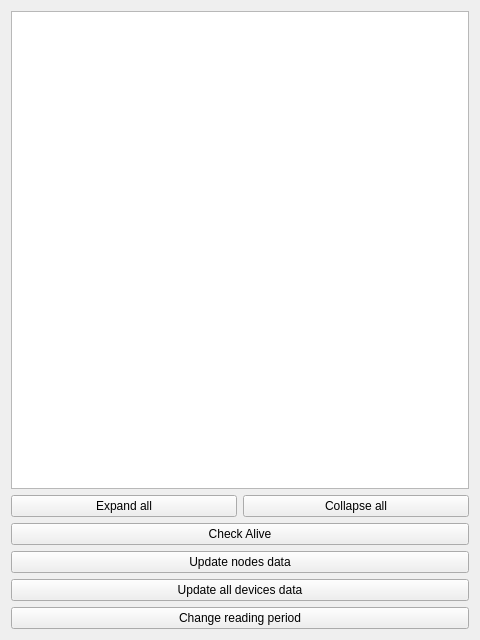
<?xml version="1.0" encoding="UTF-8"?>
<ui version="4.0">
 <class>DevicesWidget</class>
 <widget class="QWidget" name="DevicesWidget">
  <property name="geometry">
   <rect>
    <x>0</x>
    <y>0</y>
    <width>480</width>
    <height>640</height>
   </rect>
  </property>
  <property name="windowTitle">
   <string>Form</string>
  </property>
  <layout class="QGridLayout" name="gridLayout">
   <item row="3" column="0" colspan="2">
    <widget class="QPushButton" name="p_buttonCheckAlive">
     <property name="text">
      <string>Check Alive</string>
     </property>
    </widget>
   </item>
   <item row="4" column="0" colspan="2">
    <widget class="QPushButton" name="p_buttonUpdateNodesData">
     <property name="text">
      <string>Update nodes data</string>
     </property>
    </widget>
   </item>
   <item row="2" column="0">
    <widget class="QPushButton" name="p_buttonExpandAll">
     <property name="text">
      <string>Expand all</string>
     </property>
    </widget>
   </item>
   <item row="0" column="0" colspan="2">
    <widget class="QTreeView" name="p_treeViewAliveNodes">
     <property name="editTriggers">
      <set>QAbstractItemView::DoubleClicked</set>
     </property>
    </widget>
   </item>
   <item row="5" column="0" colspan="2">
    <widget class="QPushButton" name="p_buttonUpdateData">
     <property name="text">
      <string>Update all devices data</string>
     </property>
    </widget>
   </item>
   <item row="2" column="1">
    <widget class="QPushButton" name="p_buttonCollapseAll">
     <property name="text">
      <string>Collapse all</string>
     </property>
    </widget>
   </item>
   <item row="6" column="0" colspan="2">
    <widget class="QPushButton" name="p_buttonChangeReadingPeriod">
     <property name="text">
      <string>Change reading period</string>
     </property>
    </widget>
   </item>
  </layout>
 </widget>
 <resources/>
 <connections/>
</ui>
